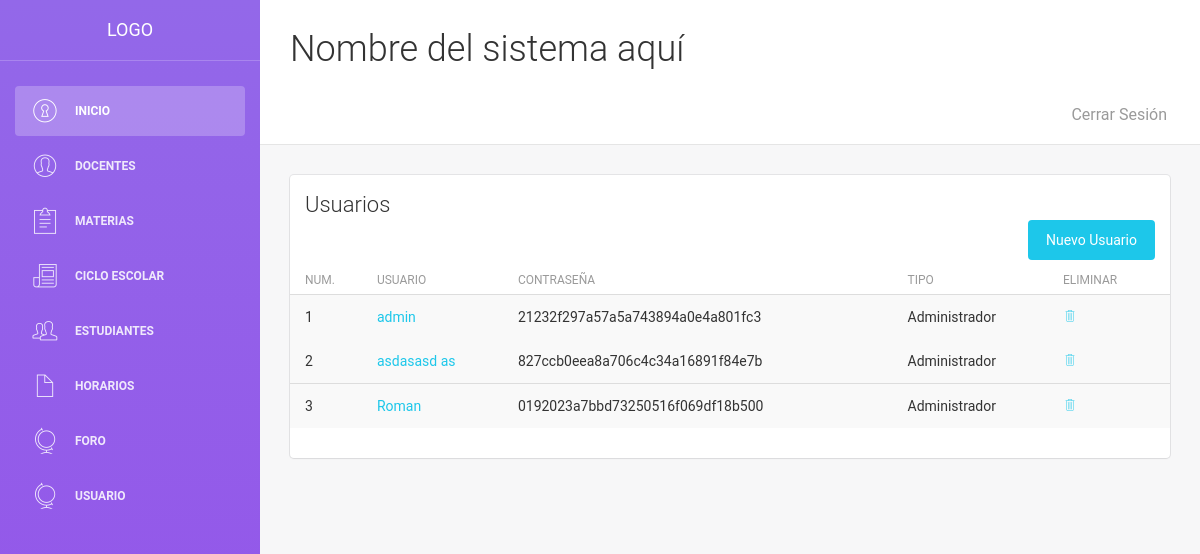
/vistas/usuario/ver-u.php, run on the app's committed database.
### tables this page shows
CREATE TABLE `usuario` (
  `id` int(10) UNSIGNED NOT NULL,
  `nombre` varchar(255) DEFAULT NULL,
  `password` varchar(1000) DEFAULT NULL,
  `email` varchar(255) DEFAULT NULL,
  `tipo` char(1) DEFAULT NULL,
  `passwordrecovery` varchar(1000) DEFAULT NULL
);

### vistas/usuario/ver-u.php (the view, shortened to what this page needs)
<?php
include '../../control/conexion.php';
$traer_doc = "SELECT * FROM `usuario`";
$ejecutar = $conexion->query($traer_doc);
require_once '../plantillas/encabezado.php';
?>
    <div class="content">
        <div class="container-fluid">
            <div class="row">
                <div class="col-md-12">
                    <div class="card">
                        <div class="header">
                            <h4 class="title">Usuarios </h4>
                            <a href="alta-u.php"class="btn btn-info btn-fill pull-right">Nuevo Usuario</a>
                        </div>
                        <div class="content table-responsive table-full-width">
                            <table class="table table-hover table-striped">
                                <thead>
                                <th>Num.</th>
                                <th>Usuario</th>
                                <th>Contraseña</th>
                                <th>Tipo</th>
                                <th>Eliminar</th>
                                </thead>
                                <tbody>
                                <?php $i = 0;
                                while ($datos = $ejecutar->fetch_assoc()) {
                                    echo "<tr>";
                                    echo "<td>". $i += 1 ."</td>";
                                    echo "<td> <a href=''>". $datos['nombre']."</a></td>";
                                    echo "<td>". $datos['password']."</td>";
                                    if ($datos['tipo'] == 1){
                                        echo "<td>Administrador</td>";
                                    }else{
                                        echo "<td>Docente</td>";
                                    }
                                    echo "<td><a href=''  onclick='return confirm(\"¿Eliminar?\");'
                                                   <i class='pe-7s-trash ' ></i></a></td>";
                                    echo "<tr>";
                                }
                                ?>
                                </tbody>
                            </table>
                        </div>
                    </div>
                </div>
            </div>
        </div>
    </div>
<?php require_once '../plantillas/footer.php'; ?>

### data on the page
usuario: i "1", nombre "admin", password "21232f297a57a5a743894a0e4a801fc3", tipo "Administrador"
usuario: i "2", nombre "asdasasd as", password "827ccb0eea8a706c4c34a16891f84e7b", tipo "Administrador"
usuario: i "3", nombre "Roman", password "0192023a7bbd73250516f069df18b500", tipo "Administrador"
